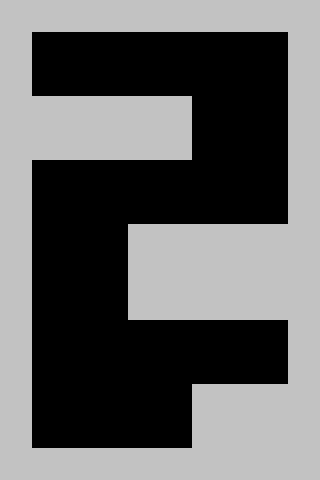

A 2D game scene composited from a Tiled map and its tileset images. What follows is a short description and the map's XML, with each tile layer's data collapsed to a summary:
An orthogonal 10x15 tile map with 32x32 px tiles, 1 tile layer (Level) and 4 objects (diamond).

<map version="1.0" orientation="orthogonal" width="10" height="15" tilewidth="32" tileheight="32">
 <tileset firstgid="1" name="tiles" tilewidth="32" tileheight="32">
  <image source="../tiles/tiles.png" width="64" height="32" />
 </tileset>
 <layer name="Level" width="10" height="15">
  <data>[150 cells, 150 non-empty, 2 distinct tile ids]</data>
 </layer>
 <objectgroup name="Collectibles" width="10" height="15">
  <object name="diamond" x="46" y="66" width="25" height="24" />
  <object x="259" y="198" width="20" height="19" />
  <object x="214" y="196" width="20" height="21" />
  <object x="246" y="361" width="18" height="18" />
 </objectgroup>
</map>